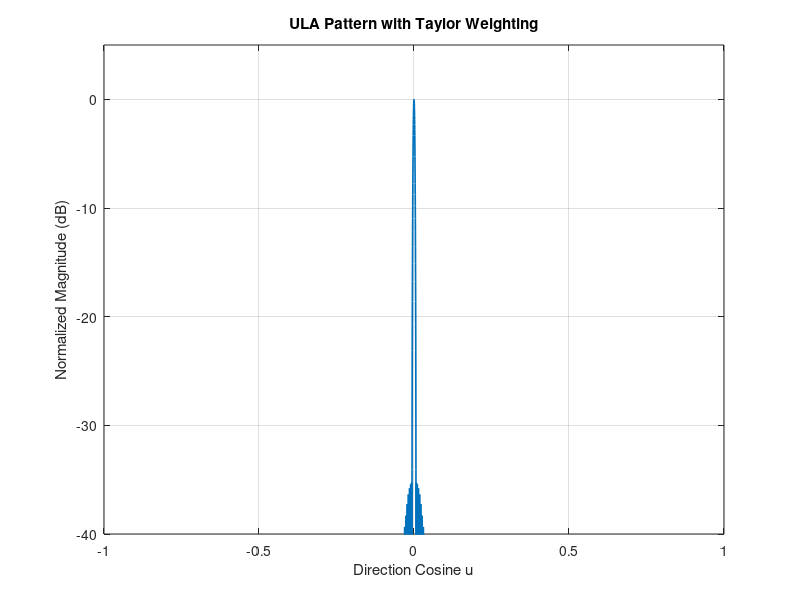

Recreate this plot in MATLAB.
% ula_pattern_taylor_demo.m
clear; close all; clc;

% Array parameters
wavelength = 0.03;                  % [m]
numElements = 500;                  % Number of array elements
elementSpacing = wavelength / 2;    % [m]
steeringDirection = 0;              % Direction cosine
numGridPoints = 10000;              % Number of evaluation points

% Direction grid
directionGrid = linspace(-1, 1, numGridPoints);

% Example element pattern
elementPattern = cos(pi * directionGrid / 3).^2;

% Steering vector for beamformer design direction
elementIndex = (0:numElements-1).';
steeringVector0 = exp(-1j * 2*pi/wavelength * elementIndex * elementSpacing * steeringDirection);

% Taylor weighting
windowWeights = taylorwin(numElements, 5, -35);
beamWeights = (windowWeights .* steeringVector0) / sqrt(numElements);

% Output initialization
arrayResponse = zeros(size(directionGrid));

% Evaluate array response
for idx = 1:numGridPoints
    currentDirection = directionGrid(idx);
    steeringVector = exp(-1j * 2*pi/wavelength * elementIndex * elementSpacing * currentDirection);
    arraySignal = elementPattern(idx) * steeringVector;
    arrayResponse(idx) = beamWeights' * arraySignal;
end

% Normalize and convert to dB
arrayResponse_dB = 20 * log10(abs(arrayResponse) + eps);
arrayResponse_dB = arrayResponse_dB - max(arrayResponse_dB);

% Plot
figure;
plot(directionGrid, arrayResponse_dB, 'LineWidth', 1.2);
title('ULA Pattern with Taylor Weighting');
xlabel('Direction Cosine u');
ylabel('Normalized Magnitude (dB)');
ylim([-40 5]);
grid on;
